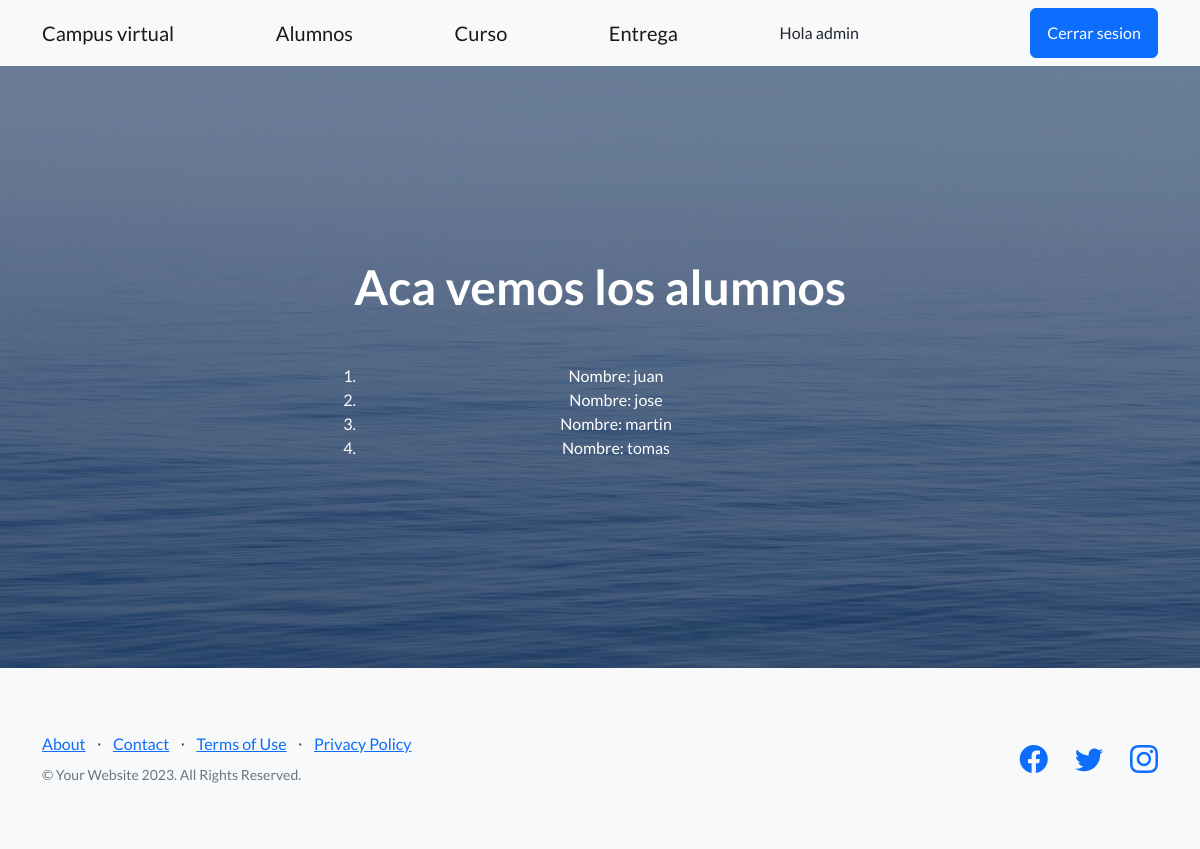
Before: /listaAlumno (signed in) with the older database file.
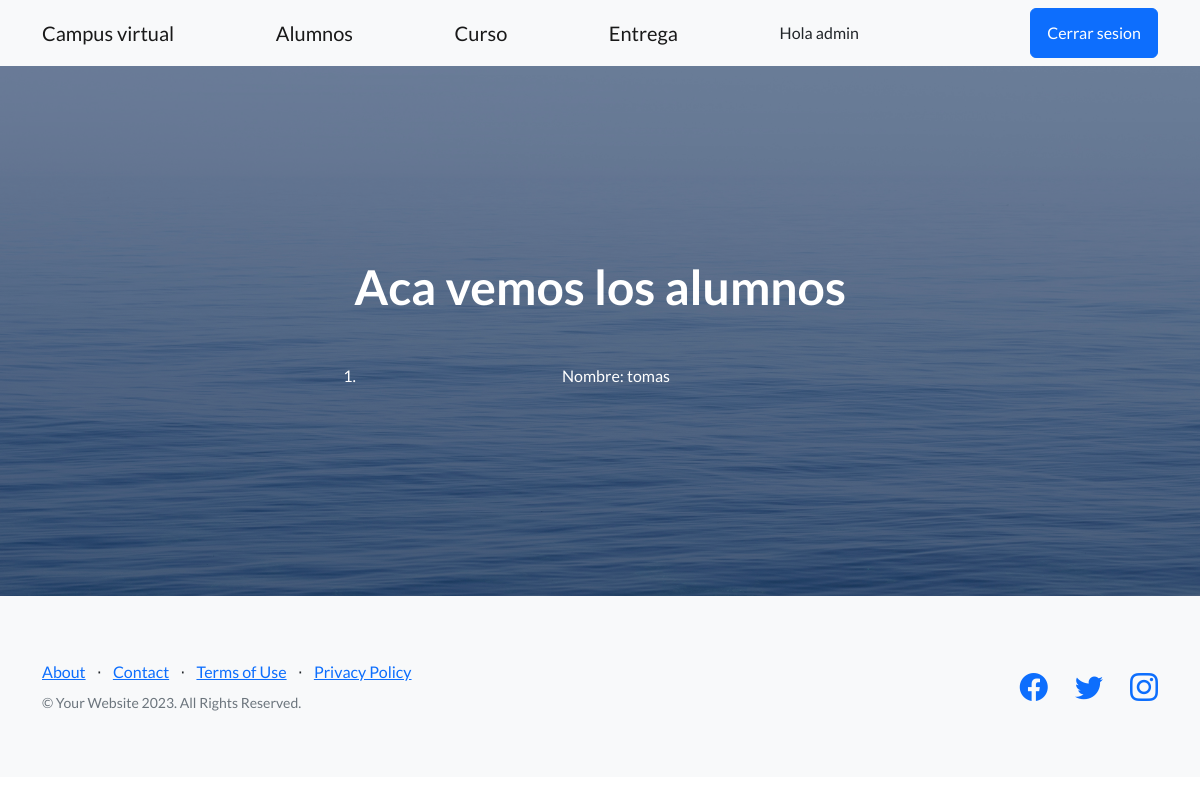
After: the same page with the newer database file.
### AppTEnt/models.py (models this page shows, shortened)
class alumno(models.Model):
    nombre = models.CharField(max_length=50)
    apellido = models.CharField(max_length=50)
    mail = models.EmailField()

### AppTEnt/views.py (the view)
# urls.py: path("listaAlumno", lista_alumno.as_view(), name="Lista Alumnos"),
class lista_alumno(ListView):
    model = alumno

### AppTEnt/templates/AppTEnt/alumno_list.html
{% extends "AppTEnt/padre.html" %}
{% block titulo %}
Aca vemos los alumnos
{% endblock %}
{% block contenido1 %}
<ol>
{% for x in object_list %}
<li>Nombre: {{x.nombre}} </li>
{% endfor %}
</ol>
{% endblock %}

Changed rows visible on the page:
removed alumno: nombre "juan"
removed alumno: nombre "jose"
removed alumno: nombre "martin"
